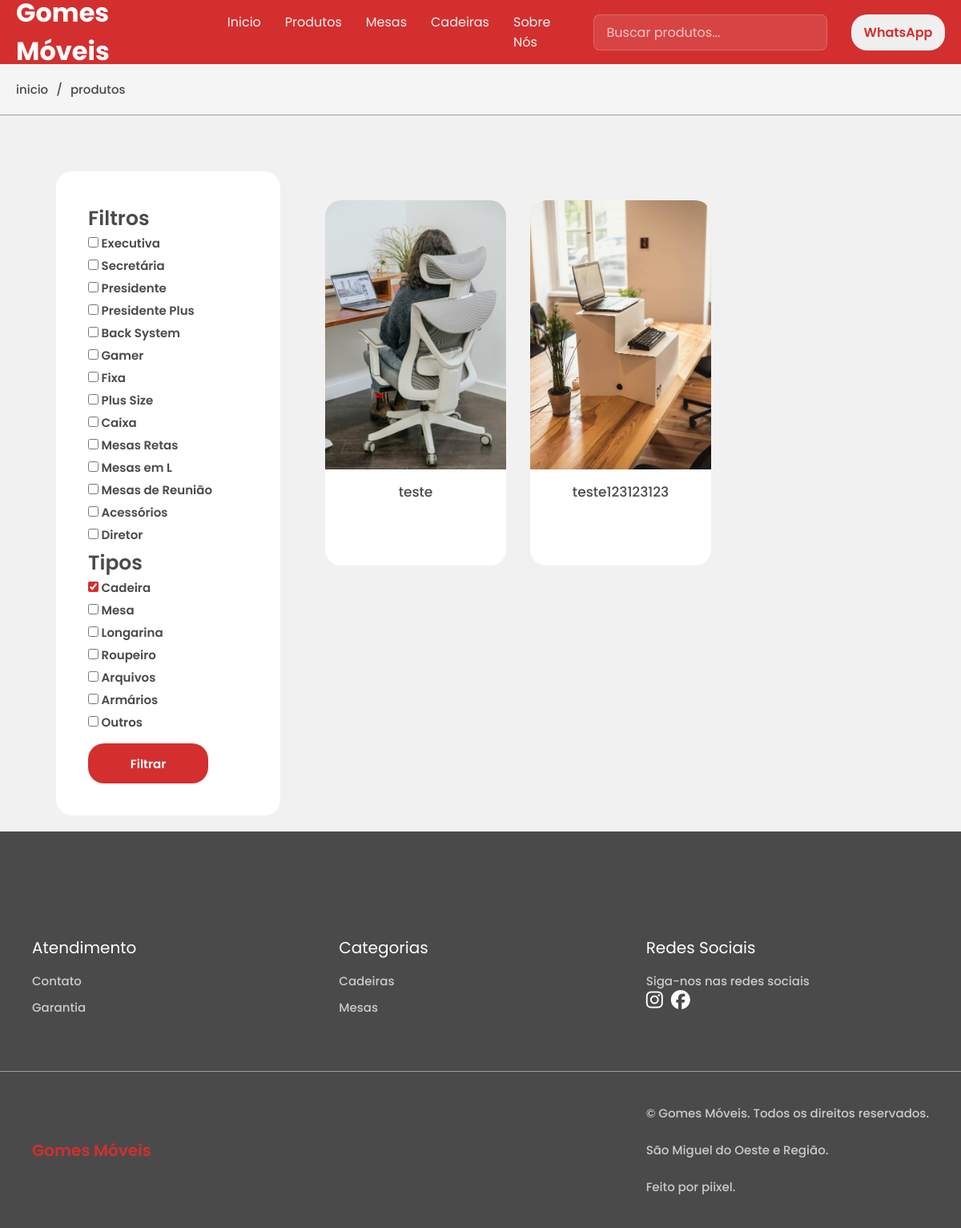
The page /produtos/?tipo=cadeira on the database as committed earlier.
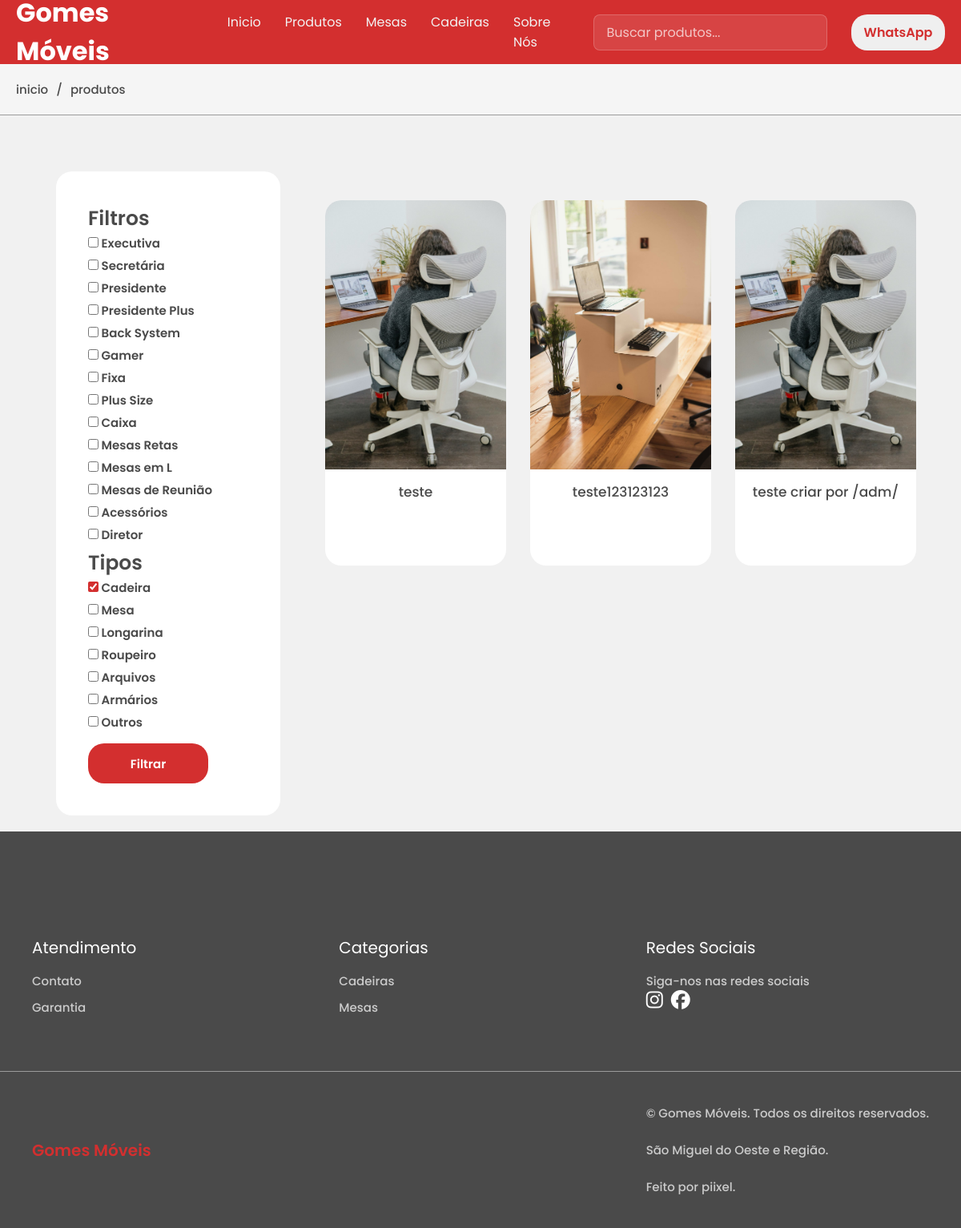
The same page on the database as committed later.
### core/models.py (models this page shows, shortened)
class Categoria(models.Model):
    nome = models.CharField(max_length=100)
    slug = models.SlugField(unique=True)

class Produto(models.Model):
    TIPOS = [
        ("cadeira","Cadeira"),
        ("mesa","Mesa"),
        ("longarina","Longarina"),
        ("roupeiro","Roupeiro"),
        ("arquivo","Arquivos"),
        ("armario","Armários"),
        ("outros", "Outros")
    ]
    nome = models.CharField(max_length=200)
    descricao = models.TextField()
    destaque = models.BooleanField(default=False)
    slug = models.SlugField(unique=True, blank=True)
    tipo = models.CharField(max_length=20, choices=TIPOS, default="outros")
    categoria = models.ForeignKey(
        Categoria,
        on_delete=models.CASCADE,
        related_name="produtos"
    )

class ProdutoImagem(models.Model):
    produto = models.ForeignKey(
        Produto,
        on_delete=models.CASCADE,
        related_name="imagens"
    )
    imagem = models.ImageField(
        upload_to="produtos/",
        validators=[FileExtensionValidator(allowed_extensions=ALLOWED_IMAGE_EXTENSIONS), validate_image_file]
    )

### core/views.py (the view, shortened to what this page needs)
# urls.py: path("produtos/",produtos, name="produtos"),
def produtos(request):
    lista_produtos = Produto.objects.all()
    categorias = Categoria.objects.all()
    tipo_produtos = Produto.TIPOS
    categorias_selecionadas = request.GET.getlist('categoria')
    if categorias_selecionadas:
        lista_produtos = lista_produtos.filter(
            categoria__slug__in=categorias_selecionadas
        )
    tipos_selecionados = request.GET.getlist('tipo')
    if tipos_selecionados:
        lista_produtos = lista_produtos.filter(
            tipo__in=tipos_selecionados
        )
    sem_filtro = not categorias_selecionadas and not tipos_selecionados
    page_number = request.GET.get('page', 1)
    paginator = Paginator(lista_produtos, 12)  #usa a lista filtrada
    itens = paginator.get_page(page_number)
    return render(request, "produtos.html", {
        "produtos": itens,
        "categorias": categorias,
        "tipos": tipo_produtos,
    })

### core/templates/produtos.html (shortened to what this page needs)
{% extends 'base.html' %}
{% load static %}
{% block css %}
<link rel="stylesheet" href="{% static 'css/produtos.css' %}">
{% endblock %}
{% block content %}
<div class="move">
    <a href="{% url 'inicio' %}">inicio</a>
    <p>/</p>
    <a href="{% url 'produtos' %}">produtos</a>
</div>
<div class="container">
    <div class="filtro" id="painel-filtro">
        <h1>Filtros</h1>
        <form method="get">
            <ul>
                {% for c in categorias%}
                <li>
                    <label class="label-categoria">
                        <div class="container-nome-categoria">
                            <input type="checkbox" name="categoria" value="{{ c.slug }}"
                            {% if c.slug in request.GET.categoria %}checked{% endif %}>
                            {{ c.nome }}
                        </div>
                    </label>
                </li>
                {% endfor %}
            </ul>
            <h1>Tipos</h1>
            <ul>
                {% for value, label in tipos %}
                <li>
                    <label class="label-categoria">
                        <div class="container-nome-categoria">
                            <input type="checkbox" name="tipo" value="{{ value }}"
                            {% if value in request.GET.tipo %}checked{% endif %}>
                            {{ label }}
                        </div>
                    </label>
                </li>
                {% endfor %}
            </ul>
            <button type="submit" class="btn-filtrar">
                <p>Filtrar</p>
            </button>
        </form>
    </div>
    <div class="container-itens">
        <div class="container-produtos" id="lista-produtos">
            {% for p in produtos %}
            <a href="{% url 'produto' p.slug %}">
                <div class="img-container">
                    <img src="{{ p.imagens.first.imagem.url }}">
                </div>
                <div class="paragrafo-produto">
                    <p>{{ p.nome }}</p>
                </div>
            </a>
            {% endfor %}
        </div>
    </div>
</div>
<div class="footer">
    <br><br><br><br><br>
    <div class="container-footer">
        <div class="Atendimento-footer">
            <h1>Atendimento</h1>
            <ul class="mov">
                <li><a href="">Contato</a></li>
                <li><a href="">Garantia</a></li>
            </ul>
        </div>
        <div class="Categorias-footer">
            <h1>Categorias</h1>
            <ul class="mov">
                <li><a href="{% url 'produtos' %}?tipo=cadeira">Cadeiras</a></li>
                <li><a href="{% url 'produtos' %}?tipo=mesa">Mesas</a></li>
                <br>
            </ul>
        </div>
        <div class="Redes-Sociais-footer">
            <h1>Redes Sociais</h1>
            <p>Siga-nos nas redes sociais</p>
            <div class="icon-footer">
                <a href="https://www.instagram.com/gomesmoveis.escritorio/" target="_blank">
                    <i class="fa-brands fa-instagram instagram"></i>
                </a>
                <a href="https://www.facebook.com/gomesmoveis.escritorio?locale=pt_BR" target="_blank">
                    <i class="fa-brands fa-facebook facebook"></i>
                </a>
            </div>
        </div>
    </div>
    <div class="container-direitos">
        <h1>
            Gomes Móveis
        </h1>
        <p>
            © Gomes Móveis. Todos os direitos reservados. <br><br>
            São Miguel do Oeste e Região. <br><br>
            <button class="feitopor" data-url="https://www.instagram.com/matheus.lllopes/" >Feito por piixel.</button>
        </p>
    </div>
</div>
{% endblock %}

Rows that differ between the two databases and show on the page:
added Produto: imagens.first.imagem (picture), nome "teste criar por /adm/"
